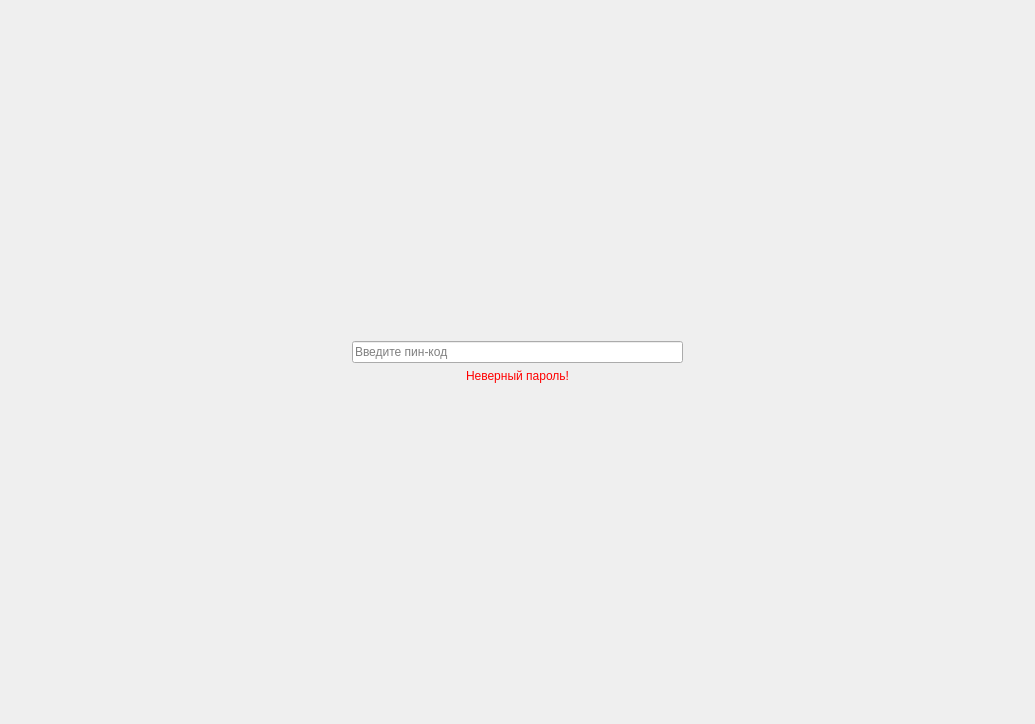
<?xml version="1.0" encoding="UTF-8"?>
<ui version="4.0">
 <class>MainWindow</class>
 <widget class="QWidget" name="MainWindow">
  <property name="geometry">
   <rect>
    <x>0</x>
    <y>0</y>
    <width>1035</width>
    <height>724</height>
   </rect>
  </property>
  <property name="windowTitle">
   <string>Form</string>
  </property>
  <layout class="QGridLayout" name="gridLayout">
   <item row="0" column="0">
    <widget class="QStackedWidget" name="stackedWidget">
     <property name="currentIndex">
      <number>0</number>
     </property>
     <widget class="QWidget" name="page">
      <layout class="QGridLayout" name="gridLayout_5">
       <item row="0" column="0">
        <layout class="QGridLayout" name="gridLayout_4">
         <item row="1" column="2">
          <spacer name="horizontalSpacer_2">
           <property name="orientation">
            <enum>Qt::Horizontal</enum>
           </property>
           <property name="sizeHint" stdset="0">
            <size>
             <width>40</width>
             <height>20</height>
            </size>
           </property>
          </spacer>
         </item>
         <item row="3" column="1">
          <spacer name="verticalSpacer_2">
           <property name="orientation">
            <enum>Qt::Vertical</enum>
           </property>
           <property name="sizeHint" stdset="0">
            <size>
             <width>20</width>
             <height>40</height>
            </size>
           </property>
          </spacer>
         </item>
         <item row="0" column="1">
          <spacer name="verticalSpacer">
           <property name="orientation">
            <enum>Qt::Vertical</enum>
           </property>
           <property name="sizeHint" stdset="0">
            <size>
             <width>20</width>
             <height>40</height>
            </size>
           </property>
          </spacer>
         </item>
         <item row="1" column="0">
          <spacer name="horizontalSpacer">
           <property name="orientation">
            <enum>Qt::Horizontal</enum>
           </property>
           <property name="sizeHint" stdset="0">
            <size>
             <width>40</width>
             <height>20</height>
            </size>
           </property>
          </spacer>
         </item>
         <item row="1" column="1">
          <widget class="QLineEdit" name="pinEdit">
           <property name="maxLength">
            <number>32</number>
           </property>
           <property name="echoMode">
            <enum>QLineEdit::Password</enum>
           </property>
           <property name="placeholderText">
            <string>Введите пин-код</string>
           </property>
          </widget>
         </item>
         <item row="2" column="1">
          <widget class="QLabel" name="wrongPassLbl">
           <property name="styleSheet">
            <string notr="true">color: rgb(255, 0, 0);</string>
           </property>
           <property name="text">
            <string>Неверный пароль!</string>
           </property>
           <property name="alignment">
            <set>Qt::AlignCenter</set>
           </property>
          </widget>
         </item>
        </layout>
       </item>
      </layout>
     </widget>
     <widget class="QWidget" name="page_2">
      <layout class="QGridLayout" name="gridLayout_2">
       <item row="2" column="0">
        <widget class="QListWidget" name="listWidget"/>
       </item>
       <item row="1" column="0">
        <layout class="QGridLayout" name="changePinLayout">
         <item row="2" column="0">
          <layout class="QHBoxLayout" name="horizontalLayout_4">
           <item>
            <widget class="QLineEdit" name="newRecSite">
             <property name="placeholderText">
              <string>Введите название записи</string>
             </property>
            </widget>
           </item>
           <item>
            <widget class="QLineEdit" name="newRecLogin">
             <property name="placeholderText">
              <string>Введите логин</string>
             </property>
            </widget>
           </item>
           <item>
            <widget class="QLineEdit" name="newRecPass">
             <property name="echoMode">
              <enum>QLineEdit::Password</enum>
             </property>
             <property name="placeholderText">
              <string>Введите пароль</string>
             </property>
            </widget>
           </item>
           <item>
            <widget class="QPushButton" name="addNewRecBtn">
             <property name="text">
              <string>Добавить</string>
             </property>
            </widget>
           </item>
          </layout>
         </item>
         <item row="3" column="0">
          <widget class="QLabel" name="resultLabel">
           <property name="text">
            <string>TextLabel</string>
           </property>
           <property name="alignment">
            <set>Qt::AlignCenter</set>
           </property>
          </widget>
         </item>
         <item row="1" column="0">
          <layout class="QHBoxLayout" name="horizontalLayout_5">
           <item>
            <widget class="QLineEdit" name="oldPinEdit">
             <property name="placeholderText">
              <string>Введите старый пин</string>
             </property>
            </widget>
           </item>
           <item>
            <widget class="QLineEdit" name="confPinEdit">
             <property name="placeholderText">
              <string>Введите новый пин</string>
             </property>
            </widget>
           </item>
           <item>
            <widget class="QLineEdit" name="newPinEdit">
             <property name="placeholderText">
              <string>Введите новый пин снова</string>
             </property>
            </widget>
           </item>
          </layout>
         </item>
        </layout>
       </item>
       <item row="0" column="0">
        <layout class="QHBoxLayout" name="horizontalLayout">
         <item>
          <widget class="QLineEdit" name="searchLine"/>
         </item>
         <item>
          <widget class="QPushButton" name="addRecord">
           <property name="text">
            <string>+</string>
           </property>
          </widget>
         </item>
         <item>
          <widget class="QPushButton" name="changePinBtn">
           <property name="text">
            <string>Сменить PIN</string>
           </property>
          </widget>
         </item>
        </layout>
       </item>
      </layout>
     </widget>
     <widget class="QWidget" name="page_3">
      <layout class="QGridLayout" name="gridLayout_3">
       <item row="0" column="1">
        <spacer name="verticalSpacer_3">
         <property name="orientation">
          <enum>Qt::Vertical</enum>
         </property>
         <property name="sizeHint" stdset="0">
          <size>
           <width>20</width>
           <height>239</height>
          </size>
         </property>
        </spacer>
       </item>
       <item row="1" column="0">
        <spacer name="horizontalSpacer_3">
         <property name="orientation">
          <enum>Qt::Horizontal</enum>
         </property>
         <property name="sizeHint" stdset="0">
          <size>
           <width>326</width>
           <height>20</height>
          </size>
         </property>
        </spacer>
       </item>
       <item row="1" column="1">
        <layout class="QGridLayout" name="gridLayout_6">
         <item row="0" column="0">
          <layout class="QVBoxLayout" name="verticalLayout">
           <item>
            <widget class="QLabel" name="label">
             <property name="text">
              <string>Сайт</string>
             </property>
            </widget>
           </item>
           <item>
            <widget class="QLineEdit" name="siteView">
             <property name="enabled">
              <bool>false</bool>
             </property>
            </widget>
           </item>
           <item>
            <layout class="QVBoxLayout" name="verticalLayout_2">
             <item>
              <widget class="QLabel" name="label_2">
               <property name="text">
                <string>Логин:</string>
               </property>
              </widget>
             </item>
             <item>
              <layout class="QHBoxLayout" name="horizontalLayout_2">
               <item>
                <widget class="QLineEdit" name="loginView">
                 <property name="enabled">
                  <bool>false</bool>
                 </property>
                 <property name="echoMode">
                  <enum>QLineEdit::Password</enum>
                 </property>
                </widget>
               </item>
               <item>
                <widget class="QPushButton" name="showLoginBtn">
                 <property name="sizePolicy">
                  <sizepolicy hsizetype="Fixed" vsizetype="Fixed">
                   <horstretch>0</horstretch>
                   <verstretch>0</verstretch>
                  </sizepolicy>
                 </property>
                 <property name="minimumSize">
                  <size>
                   <width>24</width>
                   <height>24</height>
                  </size>
                 </property>
                 <property name="maximumSize">
                  <size>
                   <width>24</width>
                   <height>24</height>
                  </size>
                 </property>
                 <property name="text">
                  <string>👁</string>
                 </property>
                </widget>
               </item>
              </layout>
             </item>
             <item>
              <layout class="QVBoxLayout" name="verticalLayout_3">
               <item>
                <widget class="QLabel" name="label_3">
                 <property name="text">
                  <string>Пароль:</string>
                 </property>
                </widget>
               </item>
               <item>
                <layout class="QHBoxLayout" name="horizontalLayout_3">
                 <item>
                  <widget class="QLineEdit" name="passView">
                   <property name="enabled">
                    <bool>false</bool>
                   </property>
                   <property name="echoMode">
                    <enum>QLineEdit::Password</enum>
                   </property>
                  </widget>
                 </item>
                 <item>
                  <widget class="QPushButton" name="showPassBtn">
                   <property name="sizePolicy">
                    <sizepolicy hsizetype="Fixed" vsizetype="Fixed">
                     <horstretch>0</horstretch>
                     <verstretch>0</verstretch>
                    </sizepolicy>
                   </property>
                   <property name="minimumSize">
                    <size>
                     <width>24</width>
                     <height>24</height>
                    </size>
                   </property>
                   <property name="maximumSize">
                    <size>
                     <width>24</width>
                     <height>24</height>
                    </size>
                   </property>
                   <property name="text">
                    <string>👁</string>
                   </property>
                  </widget>
                 </item>
                </layout>
               </item>
              </layout>
             </item>
             <item>
              <widget class="QPushButton" name="okBtn">
               <property name="text">
                <string>ОК</string>
               </property>
              </widget>
             </item>
            </layout>
           </item>
          </layout>
         </item>
        </layout>
       </item>
       <item row="1" column="2">
        <spacer name="horizontalSpacer_4">
         <property name="orientation">
          <enum>Qt::Horizontal</enum>
         </property>
         <property name="sizeHint" stdset="0">
          <size>
           <width>326</width>
           <height>20</height>
          </size>
         </property>
        </spacer>
       </item>
       <item row="2" column="1">
        <spacer name="verticalSpacer_4">
         <property name="orientation">
          <enum>Qt::Vertical</enum>
         </property>
         <property name="sizeHint" stdset="0">
          <size>
           <width>20</width>
           <height>239</height>
          </size>
         </property>
        </spacer>
       </item>
      </layout>
     </widget>
    </widget>
   </item>
  </layout>
 </widget>
 <resources/>
 <connections/>
</ui>
